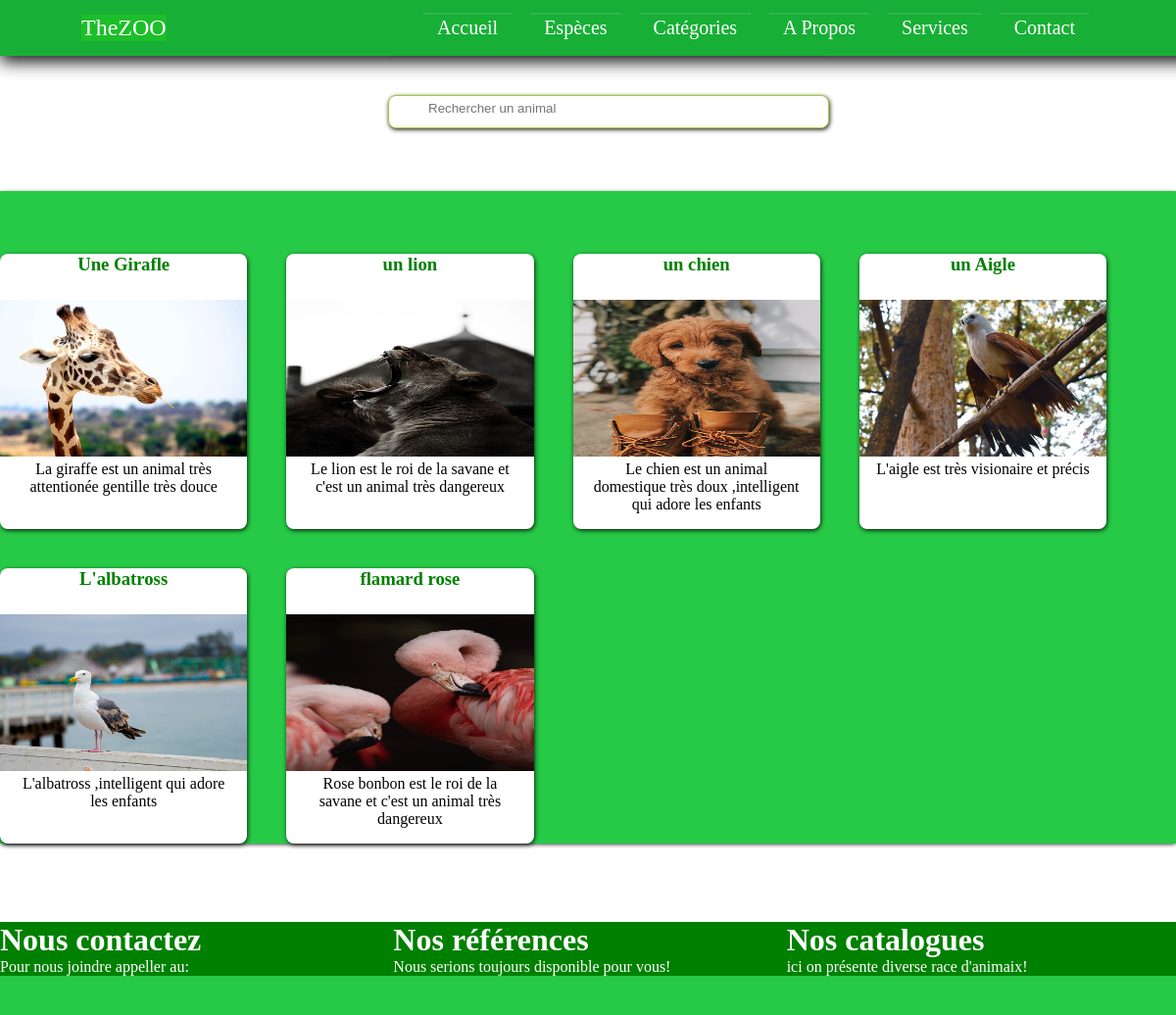
The page /search.php on the database as committed earlier.
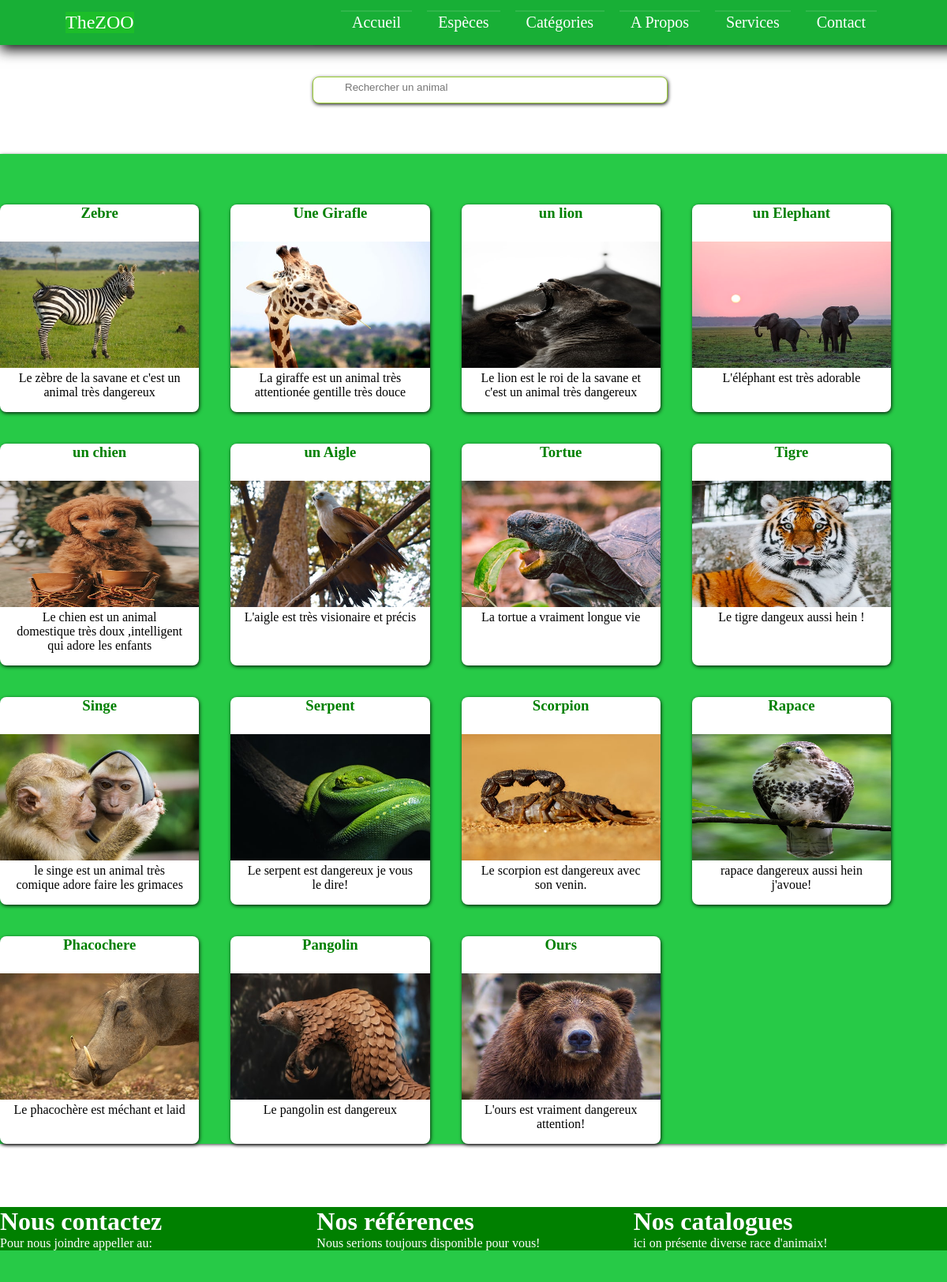
The same page on the database as committed later.
### tables this page shows
CREATE TABLE `animals` (
  `id` int(11) NOT NULL,
  `nom` varchar(50) NOT NULL,
  `description` varchar(255) NOT NULL,
  `image` varchar(255) NOT NULL
);

### models/especesModel.php (called while the page is built, shortened)
<?php
      $connexion = DataBase::connect();
      $stat=$connexion->query('SELECT * FROM animals ORDER BY nom DESC LIMIT 15');
      $stat->execute();
 ?>

### search.php (the view, shortened to what this page needs)
<?php
     require "models/especesModel.php";
 ?>
<!DOCTYPE html>
<html>
<head>
    <link rel="stylesheet" href="css/style.css">
    <link rel="stylesheet" type="text/css" href="css/feuille.css">
</head>
<body>
    <label for="check" class="btn-label">
        <span id="btn">☰</span>
        <span id="cancel">X</span>
    </label>
    <div class="sidebar">
        <header> TheZOO
        </header>
        <ul>
            <li><a href="index.html">Accueil</a></li>
            <li><a href="search.html">Espèces</a></li>
            <li><a href="categorie.html">Catégories</a></li>
            <li><a href="#">A Propos</a></li>
            <li><a href="#">Services</a></li>
            <li><a href="#">Contact</a></li>
        </ul>
    </div>
    <input type="search" name="search" placeholder="Rechercher un animal" id="Filt"
    onkeyup="searchFilter()">
     <div class="card1">
       <ul class="picture" id="listener">
          <?php
               foreach ($stat as $espece ) {
           ?>
           <li class="see" >
                <h3><?php echo  $espece['nom']; ?></h3>
               <img src="images/<?php echo $espece['image']; ?>">
               <p><?php echo $espece['description']; ?></p>
           </li>
           <?php } ?>
       </ul>
    </div>
    <footer>
        <ul>
            <li>
                <h1>Nous contactez</h1>
                <p> Pour nous joindre appeller au:</p>
            </li>
            <li>
                <h1>Nos références</h1>
                <p>Nous serions toujours disponible pour vous!</p>
            </li>
            <li>
                <h1>Nos catalogues</h1>
                <p> ici on présente diverse race d'animaix!</p>
            </li>
        </ul>
    </footer>
</body>
</html>

### css/style.css (style rules this page uses)
:root { --Allcolor:#1cbe29; --span :#39a763; --picture : lawngreen; }
.picture { display: grid; grid-template-columns: repeat(auto-fit,minmax(30ch,1fr)); grid-gap: 2.5rem; margin-top:4rem; background: var(--picture); padding-right: 3%; }
.see { background-color: white; border-radius: 0.5rem; box-shadow: 0.05rem 0.1rem 0.3rem -0.03rem rgba(0, 0, 0.45); padding-bottom: 1rem; list-style: none; }
.picture .see img { width: 100%; height: max(10rem); }
.picture .see p { text-align: center; }
.picture .see h3 { text-align: center; color: green; }
img ~* { margin-left: 1rem; margin-right: 1rem; }
footer ul { display: grid; grid-template-columns: repeat(auto-fit,minmax(30ch,1fr)); grid-gap: 2.5rem; margin-top:20rem; background: green; padding-right: 3%; list-style: none; }
footer { list-style: none; color: white; }
header { background: var(--Allcolor); }
span { background: var(--span); color: white; }
img { margin-top: 25px; width: 100%; height: max(20rem); }

### css/feuille.css (style rules this page uses)
:root { --sidebar: white; --sidebar_bg: #39a763; --header: white; --header_bg: #18AF36; --bar-btn_bg: #1cbe29; --bar-btn: white; --bar-cancel_bg: #39a763; --bar-cancel: white; --bar-cancel-hover_bg: #b34444; --Allcolor:#1cbe29; --span :#39a763; --picture : #27CA47; --footer: gray; --footer_bg: linear-gradient(rgb(29, 26, 26), black); --footer_hr: linear-gradient(to right, orange, orange, orange, white, rgb(7, 151, 14), rgb(7, 151, 14)); }
input { width: 450px; padding: 5px 20px 12px 40px; border: 1px solid yellowgreen; margin-top: 40px; border-radius: 8px 8px ; margin-left: 33%; box-shadow: 0.05rem 0.1rem 0.3rem -0.03rem rgba(0, 0, 0.45); }
.picture .see p { text-align: center; }
.picture .see h3 { text-align: center; color: green; }
img ~* { margin-left: 1rem; margin-right: 1rem; }
footer ul { display: grid; grid-template-columns: repeat(auto-fit,minmax(30ch,1fr)); grid-gap: 2.5rem; margin-top:5rem; padding-right: 3%; list-style: none; color: white; }
footer { list-style: none; background-color: #27CA47; color: white; padding-bottom: 40px; }
header { background: var(--Allcolor); }
span { background: var(--span); color: white; }
img { margin-top: 25px; width: 100%; height: max(20rem); }
.card1 { display: grid; grid-template-columns: repeat(auto-fit,minmax(30ch,1fr)); grid-gap: 2.5rem; margin-top:4rem; background: var(--picture); padding-right: 3%; box-shadow: 0.05rem 0.1rem 0.3rem -0.03rem rgba(0, 0, 0.45); }
* { margin: 0; padding: 0; list-style: none; text-decoration: none; }
.sidebar { background: var(--sidebar_bg); }
.sidebar header { color: var(--header); }
@media only screen and (min-width: 963px) { .sidebar { position: fixed; top: 0; width: 100%; padding: 15px 23px; background: var(--header_bg); box-shadow: 0 6px 1rem rgb(17, 17, 17); } }
@media only screen and (min-width: 963px) { .sidebar header { margin-left: 5%; font-size: x-large; } }
@media only screen and (min-width: 963px) { .sidebar, .sidebar ul { display: flex; justify-content: space-between; } }
@media only screen and (min-width: 963px) { .sidebar ul { margin-right: 9%; } }
@media only screen and (min-width: 963px) { .sidebar ul li { margin-left: 11px; align-items: center; text-align: center; padding: 2px 4px; justify-content: space-between } }
@media only screen and (min-width: 963px) { .sidebar ul li a { padding: 2px 14px; color: var(--sidebar); font-size: 20px; box-sizing: border-box; border-top: solid 2px rgba(255, 255, 255, .1); transition: .4s; } }

Rows that differ between the two databases and show on the page:
no longer on this page (row unchanged): animals: nom "L'albatross", image (picture), description "L'albatross ,intelligent qui adore les enfants"
no longer on this page (row unchanged): animals: nom "flamard rose", image (picture), description "Rose bonbon est le roi de la savane et c'est un animal très dangereux"
added animals: nom "Zebre", image (picture), description "Le zèbre de la savane et c'est un animal très dangereux"
added animals: nom "un Elephant", image (picture), description "L'éléphant est très adorable"
added animals: nom "Tortue", image (picture), description "La tortue a vraiment longue vie"
added animals: nom "Tigre", image (picture), description "Le tigre dangeux aussi hein !"
added animals: nom "Singe", image (picture), description "le singe est un animal très comique adore faire les grimaces"
added animals: nom "Serpent", image (picture), description "Le serpent est dangereux je vous le dire!"
added animals: nom "Scorpion", image (picture), description "Le scorpion est dangereux avec son venin."
added animals: nom "Rapace", image (picture), description "rapace dangereux aussi hein j'avoue!"
added animals: nom "Phacochere", image (picture), description "Le phacochère est méchant et laid"
added animals: nom "Pangolin", image (picture), description "Le pangolin est dangereux"
added animals: nom "Ours", image (picture), description "L'ours est vraiment dangereux attention!"
